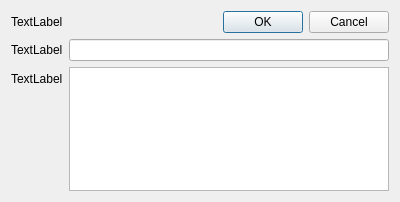
<?xml version="1.0" encoding="UTF-8"?>
<ui version="4.0">
 <class>EdycjaKombo</class>
 <widget class="QDialog" name="EdycjaKombo">
  <property name="geometry">
   <rect>
    <x>0</x>
    <y>0</y>
    <width>400</width>
    <height>202</height>
   </rect>
  </property>
  <property name="windowTitle">
   <string>Dialog</string>
  </property>
  <layout class="QFormLayout" name="formLayout">
   <item row="0" column="0">
    <widget class="QLabel" name="label_typ">
     <property name="text">
      <string>TextLabel</string>
     </property>
    </widget>
   </item>
   <item row="0" column="1">
    <widget class="QDialogButtonBox" name="buttonBox">
     <property name="orientation">
      <enum>Qt::Horizontal</enum>
     </property>
     <property name="standardButtons">
      <set>QDialogButtonBox::Cancel|QDialogButtonBox::Ok</set>
     </property>
    </widget>
   </item>
   <item row="1" column="0">
    <widget class="QLabel" name="label_short">
     <property name="text">
      <string>TextLabel</string>
     </property>
    </widget>
   </item>
   <item row="1" column="1">
    <widget class="QLineEdit" name="lineEdit_sort"/>
   </item>
   <item row="2" column="0">
    <widget class="QLabel" name="label_long">
     <property name="text">
      <string>TextLabel</string>
     </property>
    </widget>
   </item>
   <item row="2" column="1">
    <widget class="QTextEdit" name="textEdit"/>
   </item>
  </layout>
 </widget>
 <resources/>
 <connections>
  <connection>
   <sender>buttonBox</sender>
   <signal>accepted()</signal>
   <receiver>EdycjaKombo</receiver>
   <slot>accept()</slot>
   <hints>
    <hint type="sourcelabel">
     <x>248</x>
     <y>254</y>
    </hint>
    <hint type="destinationlabel">
     <x>157</x>
     <y>274</y>
    </hint>
   </hints>
  </connection>
  <connection>
   <sender>buttonBox</sender>
   <signal>rejected()</signal>
   <receiver>EdycjaKombo</receiver>
   <slot>reject()</slot>
   <hints>
    <hint type="sourcelabel">
     <x>316</x>
     <y>260</y>
    </hint>
    <hint type="destinationlabel">
     <x>286</x>
     <y>274</y>
    </hint>
   </hints>
  </connection>
 </connections>
</ui>
